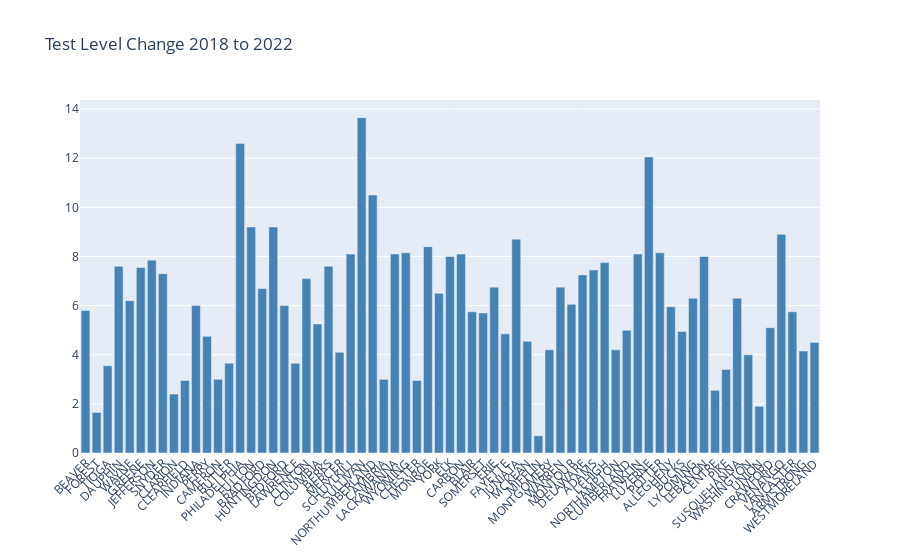

The notebook cell this image was saved under:
### Code cell
fig = go.Figure()
fig.add_trace(go.Bar(
    x=joined["County"],
    y=joined["Below Basic Change"],
    name='Below Basic Change',
    marker_color='steelblue'
))

"""fig.add_trace(go.Bar(
    x=joined["County"],
    y=joined["Basic Change"],
    name='Basic Change',
    marker_color='tomato'
))"""

fig.update_layout(
    title_text='Test Level Change 2018 to 2022',
    barmode='group',
    xaxis=dict(
        tickmode='array',
        tickvals=joined["County"],
        ticktext=joined['County'],
        tickangle=-45
    )
)
fig.show()

### Figure 1 — Plotly figure (JSON) as saved in the notebook; plotly's stock layout.template omitted (floating-point values rounded to 4 significant figures)
{"data": [{"marker": {"color": "steelblue"}, "name": "Below Basic Change", "type": "bar", "x": ["BEAVER", "FOREST", "TIOGA", "DAUPHIN", "WAYNE", "GREENE", "JEFFERSON", "SNYDER", "CLARION", "CLEARFIELD", "INDIANA", "PERRY", "CAMERON", "BUTLER", "PHILADELPHIA", "FULTON", "BRADFORD", "HUNTINGDON", "BEDFORD", "LAWRENCE", "CLINTON", "COLUMBIA", "BERKS", "MERCER", "SCHUYLKILL", "SULLIVAN", "NORTHUMBERLAND", "CAMBRIA", "LACKAWANNA", "WYOMING", "CHESTER", "MONROE", "YORK", "ELK", "CARBON", "BLAIR", "SOMERSET", "ERIE", "FAYETTE", "JUNIATA", "MCKEAN", "MIFFLIN", "MONTGOMERY", "WARREN", "MONTOUR", "DELAWARE", "ADAMS", "LEHIGH", "NORTHAMPTON", "CUMBERLAND", "FRANKLIN", "LUZERNE", "POTTER", "ALLEGHENY", "BUCKS", "LYCOMING", "LEBANON", "CENTRE", "PIKE", "SUSQUEHANNA", "WASHINGTON", "UNION", "CRAWFORD", "VENANGO", "LANCASTER", "ARMSTRONG", "WESTMORELAND"], "y": [5.8, 1.65, 3.55, 7.6, 6.2, 7.55, 7.85, 7.3, 2.4, 2.95, 6, 4.75, 3, 3.65, 12.6, 9.2, 6.7, 9.2, 6, 3.65, 7.1, 5.25, 7.6, 4.1, 8.1, 13.65, 10.5, 3, 8.1, 8.15, 2.95, 8.4, 6.5, 8, 8.1, 5.75, 5.7, 6.75, 4.85, 8.7, 4.55, 0.7, 4.2, 6.75, 6.05, 7.25, 7.45, 7.75, 4.2, 5, 8.1, 12.05, 8.15, 5.95, 4.95, 6.3, 8.0, 2.55, 3.4, 6.3, 4, 1.9, 5.1, 8.9, 5.75, 4.15, 4.5]}], "layout": {"barmode": "group", "title": {"text": "Test Level Change 2018 to 2022"}, "xaxis": {"tickangle": -45, "tickmode": "array", "ticktext": ["BEAVER", "FOREST", "TIOGA", "DAUPHIN", "WAYNE", "GREENE", "JEFFERSON", "SNYDER", "CLARION", "CLEARFIELD", "INDIANA", "PERRY", "CAMERON", "BUTLER", "PHILADELPHIA", "FULTON", "BRADFORD", "HUNTINGDON", "BEDFORD", "LAWRENCE", "CLINTON", "COLUMBIA", "BERKS", "MERCER", "SCHUYLKILL", "SULLIVAN", "NORTHUMBERLAND", "CAMBRIA", "LACKAWANNA", "WYOMING", "CHESTER", "MONROE", "YORK", "ELK", "CARBON", "BLAIR", "SOMERSET", "ERIE", "FAYETTE", "JUNIATA", "MCKEAN", "MIFFLIN", "MONTGOMERY", "WARREN", "MONTOUR", "DELAWARE", "ADAMS", "LEHIGH", "NORTHAMPTON", "CUMBERLAND", "FRANKLIN", "LUZERNE", "POTTER", "ALLEGHENY", "BUCKS", "LYCOMING", "LEBANON", "CENTRE", "PIKE", "SUSQUEHANNA", "WASHINGTON", "UNION", "CRAWFORD", "VENANGO", "LANCASTER", "ARMSTRONG", "WESTMORELAND"], "tickvals": ["BEAVER", "FOREST", "TIOGA", "DAUPHIN", "WAYNE", "GREENE", "JEFFERSON", "SNYDER", "CLARION", "CLEARFIELD", "INDIANA", "PERRY", "CAMERON", "BUTLER", "PHILADELPHIA", "FULTON", "BRADFORD", "HUNTINGDON", "BEDFORD", "LAWRENCE", "CLINTON", "COLUMBIA", "BERKS", "MERCER", "SCHUYLKILL", "SULLIVAN", "NORTHUMBERLAND", "CAMBRIA", "LACKAWANNA", "WYOMING", "CHESTER", "MONROE", "YORK", "ELK", "CARBON", "BLAIR", "SOMERSET", "ERIE", "FAYETTE", "JUNIATA", "MCKEAN", "MIFFLIN", "MONTGOMERY", "WARREN", "MONTOUR", "DELAWARE", "ADAMS", "LEHIGH", "NORTHAMPTON", "CUMBERLAND", "FRANKLIN", "LUZERNE", "POTTER", "ALLEGHENY", "BUCKS", "LYCOMING", "LEBANON", "CENTRE", "PIKE", "SUSQUEHANNA", "WASHINGTON", "UNION", "CRAWFORD", "VENANGO", "LANCASTER", "ARMSTRONG", "WESTMORELAND"]}}}
